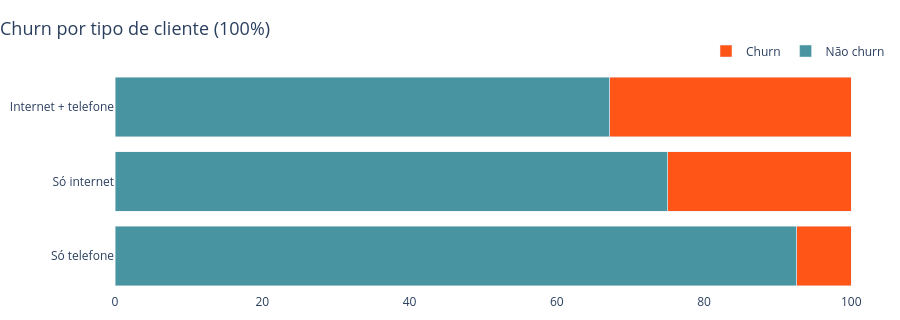

Notebook code for this chart:
### Markdown cell above
### Contrato

| Contrato | Clientes | Churn | Leitura |
|---|---:|---:|---|
| Two Year | 1.883 | 2,5% | referência (menor churn) |
| One Year | 1.550 | 10,7% | 4,3× o two-year |
| Month-to-Month | 3.610 | 45,8% | **18,3×** o two-year |

### Plano de internet

| Plano | Clientes | Churn | Leitura |
|---|---:|---:|---|
| DSL | 1.652 | 18,6% | referência (menor churn) |
| Cable | 830 | 25,7% | 1,4× o DSL |
| Fiber Optic | 3.035 | 40,7% | **2,2×** o DSL |

### Método de pagamento

| Método | Clientes | Churn | Leitura |
|---|---:|---:|---|
| Credit Card | 2.749 | 14,5% | referência (menor churn) |
| Bank Withdrawal | 3.909 | 34,0% | 2,3× o cartão |
| Mailed Check | 385 | 36,9% | 2,5× o cartão |

### Oferta

| Oferta | Clientes | Churn | Leitura |
|---|---:|---:|---|
| Offer A | 520 | 6,7% | referência (menor churn) |
| Offer B | 824 | 12,3% | 1,8× a offer A |
| Offer C | 415 | 22,9% | 3,4× a offer A |
| Offer D | 602 | 26,7% | 4,0× a offer A |
| None (sem oferta) | 3.877 | 27,1% | 4,0× a offer A |
| Offer E | 805 | 52,9% | **7,9×** a offer A |

### Code cell
import plotly.graph_objects as go

d = churn_split_by_category('customer_type')

nomes = {
    'phone_only': 'Só telefone',
    'internet_only': 'Só internet',
    'both': 'Internet + telefone',
}
labels = [nomes.get(c, c) for c in d.index]

fig = go.Figure()

fig.add_trace(go.Bar(
    y=labels,
    x=d['no_churn_pct'],
    name='Não churn',
    orientation='h',
    marker_color=NO_CHURN_COLOR,
    hovertemplate='%{y}: %{x:.1f}%<extra>Não churn</extra>',
))

fig.add_trace(go.Bar(
    y=labels,
    x=d['churn_pct'],
    name='Churn',
    orientation='h',
    marker_color=CHURN_COLOR,
    hovertemplate='%{y}: %{x:.1f}%<extra>Churn</extra>',
))

fig.update_layout(
    title=dict(text='Churn por tipo de cliente (100%)', x=0, font=dict(size=18)),
    barmode='stack',
    height=320,
    legend=dict(orientation='h', yanchor='bottom', y=1.02, xanchor='right', x=1),
    plot_bgcolor='white',
    margin=dict(l=10, r=10, t=70, b=10),
)

fig.show()

### Figure 1 — Plotly figure (JSON) as saved in the notebook; plotly's stock layout.template omitted (floating-point values rounded to 4 significant figures)
{"data": [{"hovertemplate": "%{y}: %{x:.1f}%<extra>Não churn</extra>", "marker": {"color": "#4895a1"}, "name": "Não churn", "orientation": "h", "type": "bar", "x": [92.6, 75.1, 67.2], "y": ["Só telefone", "Só internet", "Internet + telefone"]}, {"hovertemplate": "%{y}: %{x:.1f}%<extra>Churn</extra>", "marker": {"color": "#ff5517"}, "name": "Churn", "orientation": "h", "type": "bar", "x": [7.4, 24.9, 32.8], "y": ["Só telefone", "Só internet", "Internet + telefone"]}], "layout": {"barmode": "stack", "height": 320, "legend": {"orientation": "h", "x": 1, "xanchor": "right", "y": 1.02, "yanchor": "bottom"}, "margin": {"b": 10, "l": 10, "r": 10, "t": 70}, "plot_bgcolor": "white", "title": {"font": {"size": 18}, "text": "Churn por tipo de cliente (100%)", "x": 0}}}
